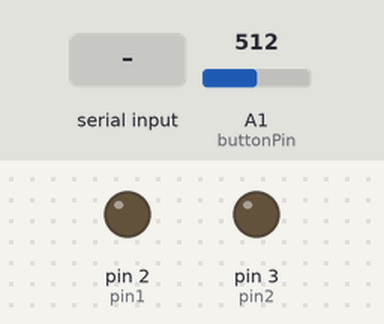
Bench run of a sketch on a simulated Arduino Uno, built with avr-gcc and run on an emulated ATmega328P. On the bench: output pins drawn as LEDs (lit = HIGH). The inputs (shaded band) are chosen by the test bench; at power-on: A1 (buttonPin) = 512. What the sketch prints to the serial monitor is not drawn.

Above: at 1.2 s.
1.3 s: "1" received over Serial
At 2.5 s:
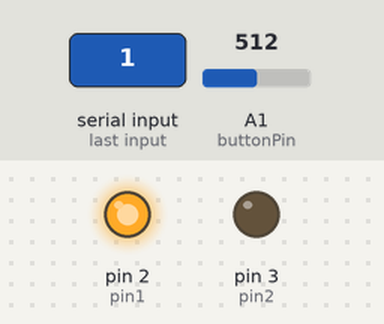
2.8 s: "2" received over Serial
At 3.8 s:
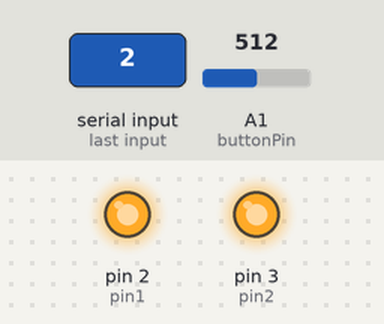
4.3 s: "0" received over Serial
At 5.1 s:
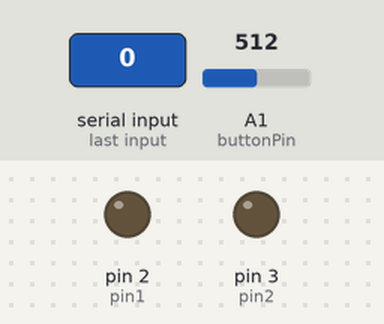
5.8 s: "2" received over Serial
At 6.4 s:
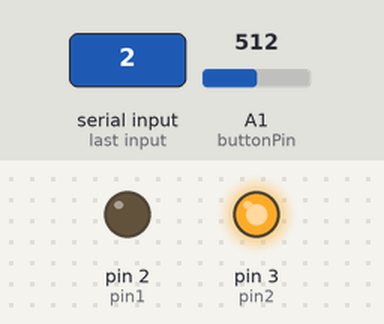
Timing chart, 0 to 8.3 s (numbered marks = the images above; inputs shaded):
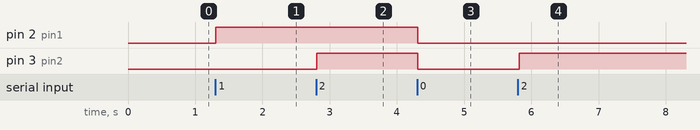

The sketch:

arduinoV2.ino
```cpp
// relay is normally on when powered so the AC wires are to be connected in normally closed
// when a pin connected relay triggered, relay turns off

/*
  The circuit:
  - LED attached from pin 12 to ground
  - pushbutton attached to pin 2 from +5V
  - 10K resistor attached to pin 2 from ground
*/
int serialData;
int pin1=2; // for alarm
int pin2=3; // for machine

const byte buttonPin = A1;     // the number of the pushbutton pin
int buttonState = 0;         // variable for reading the pushbutton status
int val1 = 1;
int val0 = 0;

void setup(){
  pinMode(buttonPin, INPUT_PULLUP);
  pinMode(pin1, OUTPUT);
  pinMode(pin2, OUTPUT);
  // turning off relay
  digitalWrite(pin1, LOW);
  digitalWrite(pin2, LOW);
  Serial.begin(9600);
  }
// loop runs over and over again
void loop(){
    // read the state of the pushbutton value:
  buttonState = analogRead(buttonPin);
  Serial.println(buttonState);
  delay(100);
  // check if the pushbutton is pressed. If it is, the buttonState is HIGH:
  //if (buttonState <  40) {
    // turn LED on:
   // if (millis() - time_now >= period){
    //  time_now = millis();
    //  Serial.println(val1);
   // }
 // }

    while (Serial.available())
    {
      serialData = Serial.read();
    }
    // turning off relay alarm
    if(serialData == '1'){
     digitalWrite(pin1, HIGH);
    }

    else if(serialData == '2'){
      digitalWrite(pin2, HIGH);
    }

    else if(serialData == '0'){
      digitalWrite(pin1, LOW);
      digitalWrite(pin2, LOW);
    }
}
```

Measured:
- after the input at 1.3 s, pin 2 (pin1): LOW → HIGH at once
- after the input at 2.8 s, pin 3 (pin2): LOW → HIGH at once
- after the input at 4.3 s, pin 2 (pin1), pin 3 (pin2): HIGH → LOW at once
- after the input at 5.8 s, pin 3 (pin2): LOW → HIGH at once
